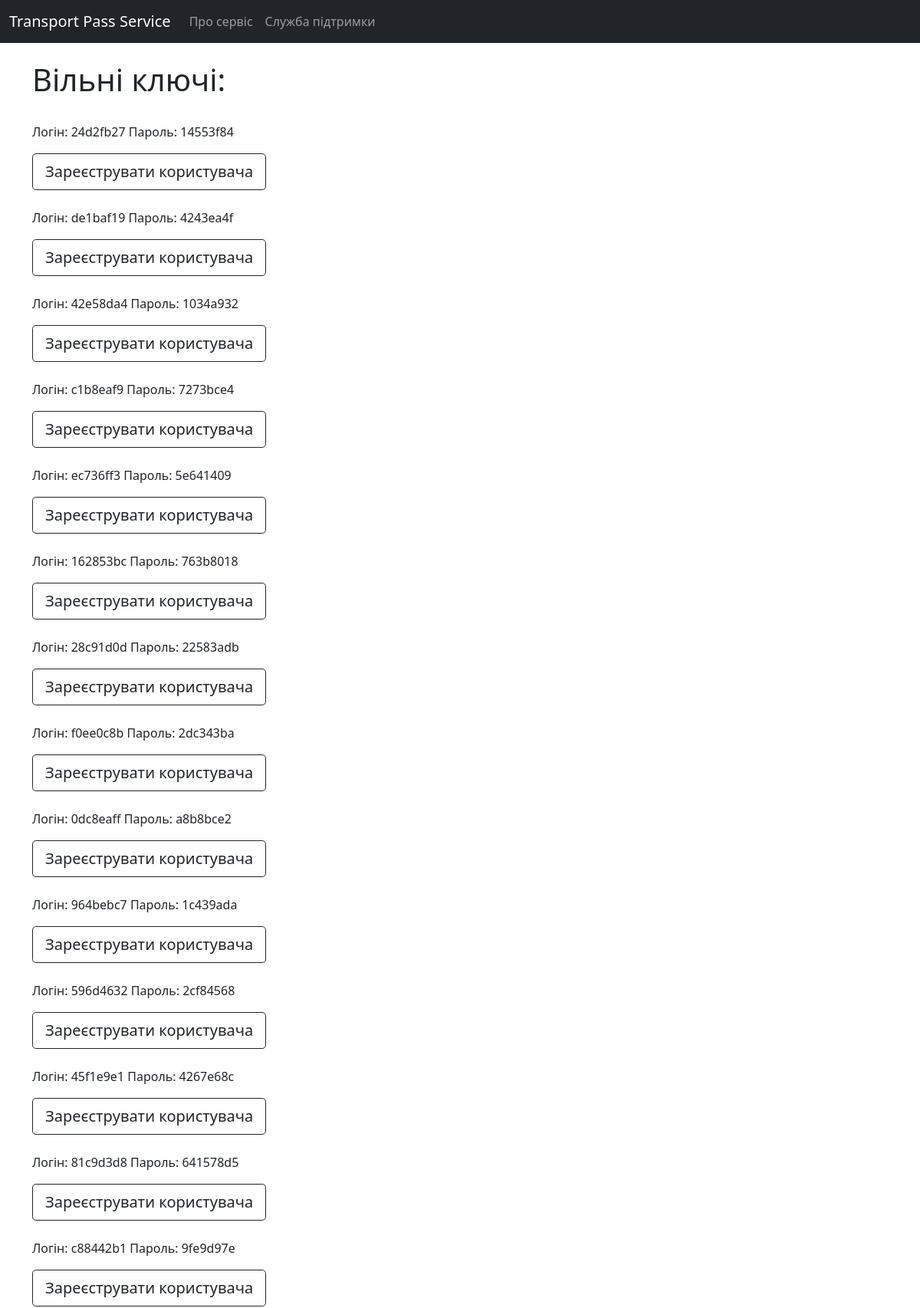
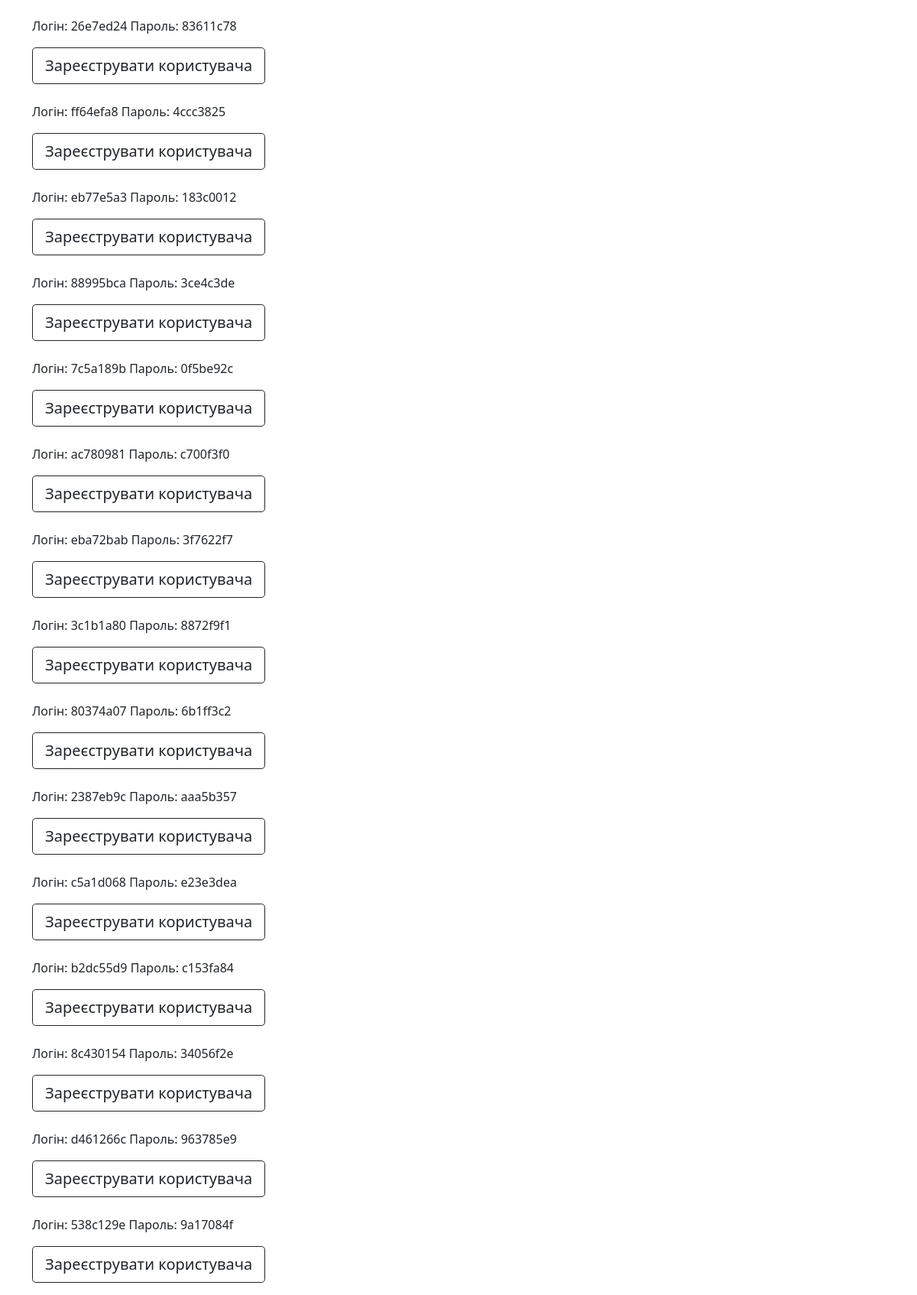
/company_admin/free_codes (signed in, upper part), run on the app's committed database (2 pictures, top to bottom).
### account/models.py (models this page shows)
class Code(models.Model):
    company = models.ForeignKey(Company, on_delete=models.CASCADE)
    pub_key = models.CharField(max_length=8)  # логин сотрудника
    sec_key = models.CharField(max_length=8)  # пароль сотрудника
    user = models.ForeignKey(User, blank=True, null=True, on_delete=models.CASCADE)

### account/views/company_admin_views.py (the view)
# urls.py: path('company_admin/free_codes', company_admin_views.show_free_codes, name='show_free_codes'),
@login_required
def show_free_codes(request):
    admin: User = request.user
    try:
        free_codes = Code.objects.filter(user_id__isnull=True, company_id=admin.company_id)
        context = {'free_codes': free_codes}
        return render(request, 'account/company_admin/show_free_codes.html', context=context)
    except ObjectDoesNotExist:
        message = 'Для організації коди не згенеровано!'
        return render(request, 'account/company_admin/show_free_codes.html', context=message)

### account/templates/account/company_admin/show_free_codes.html (shortened to what this page needs)
{% extends 'account/base.html' %}
{% block content %}
    <h1>Вільні ключі:</h1><br/>
    {% for code in free_codes %}
        <p>Логін: {{ code.pub_key }} Пароль: {{ code.sec_key }}</p>
        <a href="{% url 'register_code_by_admin' code.pub_key %}" class="btn btn-outline-dark btn-lg">Зареєструвати користувача</a><br/><br/>
    {% endfor %}
    <a href="{% url 'company_admin' %}" class="btn btn-outline-dark btn-lg">Назад</a><br/><br/>
{% endblock %}

### data on the page
Code: pub_key "24d2fb27", sec_key "14553f84"
Code: pub_key "de1baf19", sec_key "4243ea4f"
Code: pub_key "42e58da4", sec_key "1034a932"
Code: pub_key "c1b8eaf9", sec_key "7273bce4"
Code: pub_key "ec736ff3", sec_key "5e641409"
Code: pub_key "162853bc", sec_key "763b8018"
Code: pub_key "28c91d0d", sec_key "22583adb"
Code: pub_key "f0ee0c8b", sec_key "2dc343ba"
Code: pub_key "0dc8eaff", sec_key "a8b8bce2"
Code: pub_key "964bebc7", sec_key "1c439ada"
Code: pub_key "596d4632", sec_key "2cf84568"
Code: pub_key "45f1e9e1", sec_key "4267e68c"
Code: pub_key "81c9d3d8", sec_key "641578d5"
Code: pub_key "c88442b1", sec_key "9fe9d97e"
Code: pub_key "26e7ed24", sec_key "83611c78"
Code: pub_key "ff64efa8", sec_key "4ccc3825"
Code: pub_key "eb77e5a3", sec_key "183c0012"
Code: pub_key "88995bca", sec_key "3ce4c3de"
Code: pub_key "7c5a189b", sec_key "0f5be92c"
Code: pub_key "ac780981", sec_key "c700f3f0"
Code: pub_key "eba72bab", sec_key "3f7622f7"
Code: pub_key "3c1b1a80", sec_key "8872f9f1"
Code: pub_key "80374a07", sec_key "6b1ff3c2"
Code: pub_key "2387eb9c", sec_key "aaa5b357"
Code: pub_key "c5a1d068", sec_key "e23e3dea"
Code: pub_key "b2dc55d9", sec_key "c153fa84"
Code: pub_key "8c430154", sec_key "34056f2e"
Code: pub_key "d461266c", sec_key "963785e9"
Code: pub_key "538c129e", sec_key "9a17084f"
